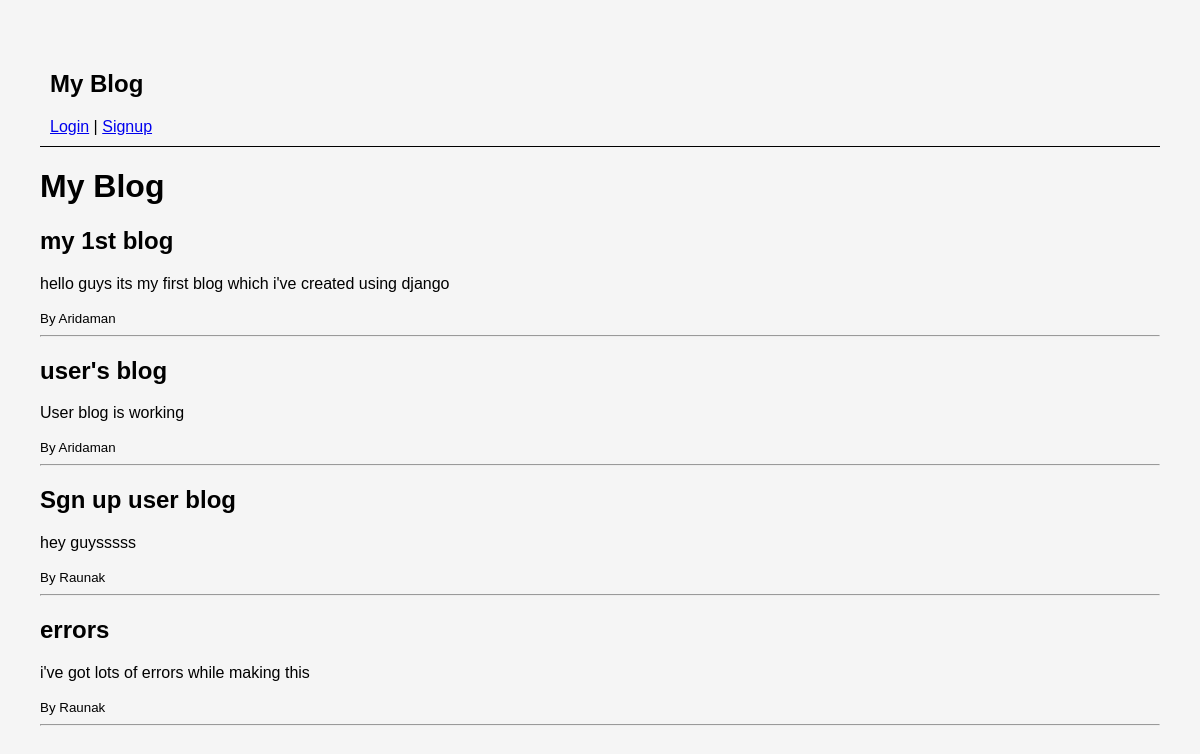
The page / on the database its author committed.
### blog/models.py (models this page shows, shortened)
class Post(models.Model):
    title = models.CharField(max_length=200)
    content = models.TextField()
    author = models.ForeignKey(User,on_delete=models.CASCADE)

### blog/views.py (the view)
# urls.py: path('', views.home, name='home'),
def home(request):
    posts = Post.objects.all()
    return render(request, 'blog/home.html', {'posts': posts})

### blog/templates/blog/home.html (shortened to what this page needs)
{% extends 'blog/base.html' %}
{% block content %}
<h1>My Blog</h1>
{% for post in posts %}
    <h2>{{ post.title }}</h2>
    <p>{{ post.content }}</p>
    <small>By {{ post.author.username }}</small>
    <hr>
{% endfor %}
{% endblock %}

### blog/templates/blog/base.html (shortened to what this page needs)
<!DOCTYPE html>
<html>
<head>
</head>
<body>
<div style="border-bottom:1px solid black; padding:10px;">
    <h2>My Blog</h2>
    {% if user.is_authenticated %}
        Welcome, {{ user.username }} |
        <a href="/logout/">Logout</a> |
        <a href="/create/">Create Post</a>
    {% else %}
        <a href="/login/">Login</a> |
        <a href="/signup/">Signup</a>
    {% endif %}
</div>
{% block content %}
{% endblock %}
</body>
</html>

### blog/templates/blog/base.html (style rules this page uses)
body { font-family: Arial; margin: 40px; background: #f5f5f5; }

### rows shown on the page
Post: title "my 1st blog", content "hello guys its my first blog which i've created using django", author.username "Aridaman"
Post: title "user's blog", content "User blog is working", author.username "Aridaman"
Post: title "Sgn up user blog", content "hey guysssss", author.username "Raunak"
Post: title "errors", content "i've got lots of errors while making this", author.username "Raunak"
